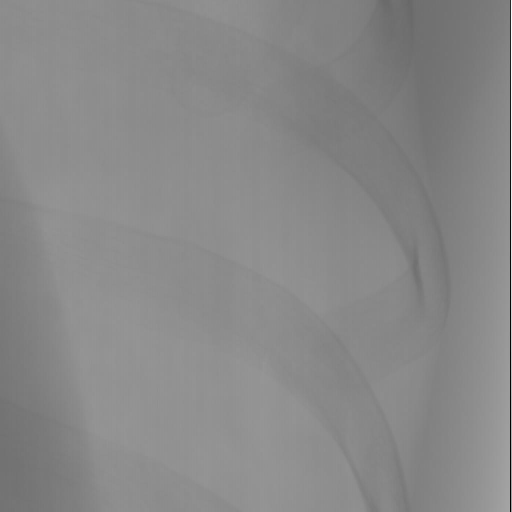
#> input picture output_images/c12_xcr_grayscaled.jpg, 1024 x 1024 px, given in place of stones.jpg, which was not available (shown at 1/2 size)
$ python main.py   (older library calls are emulated)
#> lines starting #> are read from the running program, lines starting #| are printed output that depends on the picture; after the words box and inside, x2 and y2 are one past the last pixel; in counts of white or black regions, pixels touching at a corner belong together; pictures that were not available may be replaced by others from this repository, and a replacement may not be noted
### MyImage.py
import numpy as np
from PIL import Image, ImageDraw


class MyImage:
    def __init__(self, dir, fname, data, data_type, ext='.jpg'):
#> called with dir = 'images/stones/', fname = 'stones', ext = '.jpg'
        self.dir = dir
#> self.dir = 'images/stones/'
        self.new_dir = dir
        self.fname = fname
        self.new_fname = fname
        self.ext = ext
        self.file_number = 0
        self.data_type = data_type
        self.original_image = np.array(data, copy=True)
#> self.original_image is the input picture: shape (1024, 1024); min 0, max 255, mean 136.1
        # self.original_image = np.array(data)
        self.new_image = np.array(data, copy=True)
        self.width = self.new_image.shape[1]
#> self.width = 1024
        self.height = self.new_image.shape[0]
#> self.height = 1024

    @classmethod
    def load_image(cls, dir, fname, data_type, ext='.jpg'):
        return cls(dir, fname, np.array(Image.open(dir + fname + ext).convert('L')), data_type, ext)

    # [5 lines left out: function load_binary, not called in this run]

    def save_image(self, data_type=np.uint8):
        Image.fromarray(self.new_image.astype(data_type)).save(self.new_dir + self.new_fname + self.ext)
        print('File ' + self.new_dir + self.new_fname + self.ext + ' saved')

    def update_image(self, modified, postfix):
        self.new_image = np.array(modified, copy=True)
        self.file_number += 1
        self.new_fname = self.fname + '-' + str(self.file_number) + postfix

    def reset_image(self):
        self.new_image = np.array(self.original_image, copy=True)
        self.new_fname = self.fname

    def copy_image(self):
        return MyImage(self.dir, self.fname, np.array(self.new_image, copy=True), self.data_type, self.ext)

    def show_image(self):
        Image.fromarray(self.original_image).show()

    def rotate90_ccw(self):
        self.update_image(np.rot90(self.new_image), '-rot-ccw')

    def colors(self) -> int:
        return np.iinfo(self.data_type).max + 1

    def treshold(self, treshold):
        """
        Всё, что меньше значения, становится равным 0 \n
        :param treshold: порог
        """
        for i in range(self.height):
            for j in range(self.width):
                if self.new_image[i, j] < treshold:
                    self.new_image[i, j] = 0
                else:
                    self.new_image[i, j] = 255

    # [33 lines left out: functions treshold_inrange, add_mask, not called in this run]

    def negative(self):
        self.new_image = 255 - self.new_image

### func.py
import math
import random
import struct

import cv2
import matplotlib.pyplot
from PIL import Image, ImageDraw
import numpy as np

from MyFourier import *
from MyImage import *
import filters

import numba


# Устарело
# [422 lines left out: functions read_image_gray, dat_image_binary_read, read_xcr, save, grayscale, normalization and 19 more, not called in this run]


def one_d_four(data, dt) -> MyFourier:
    return MyFourier(np.fft.fft(data), dt)


def four_amplitude(data: np.ndarray, dt) -> MyFourier:
    return one_d_four(data, dt).amplitude()


# [165 lines left out: functions moire_detector, moire_fixer, salt_and_pepper, salt_and_pepper_for_line, random_noise, random_noise_for_line and 3 more, not called in this run]


def two_d_four_vstroen(data, dt) -> MyFourier:
    return MyFourier(np.fft.fft2(data), 0, 0, 0, dt)


# @numba.jit(nopython=True)
# [334 lines left out: functions fourier_ampl, fourier_complex, fourier_two_dimension, fourier_two_dimension_ampl, four_inv_two_dimensional, four_inverse_one_dimensional and 7 more, not called in this run]


# So-so
def otsu_threshold(image: MyImage, size) -> int:
    min = image.new_image.min()
    max = image.new_image.max()
    width, height = len(image.new_image[0]), len(image.new_image)

    hist_size = round(max - min + 1)
    hist = [0 for i in range(hist_size)]

    for col in range(width):
        for row in range(height):
            index = int(image.new_image[row, col] - min)
            hist[index] += 1

    m = 0  # сумма высот всех бинов, домноженных на положение их середины
    n = 0  # сумма высот всех бинов

    for i in range(0, int(max-min+1)):
        m += i * hist[i]
        n += hist[i]

    max_sigma = -1.0
    threshold = 0
    alpha1 = 0
    beta1 = 0

    for i in range(int(max - min)):
        alpha1 += i * hist[i]
        beta1 += hist[i]

        w1 = float(float(beta1) / n)
        a = float(float(alpha1 / beta1) - float((m-alpha1) / (n - beta1)))

        sigma = float(w1 * (1 - w1) * a * a)

        if sigma > max_sigma:
            max_sigma = sigma
            threshold = i

    threshold += min
    return threshold


def otsu(image: MyImage) -> int:
    n = image.height * image.width
#> n = 1048576
    mean_weight = 1.0 / n
#> mean_weight = 9.54e-07
    hist, bins = np.histogram(image.new_image, np.arange(0, 257))
#> hist = 256 values, max 76717 at index 141, min 0 at index 18, mean 4096; bins = 257 values from 0 to 256
    final_thresh = -1
    final_value = -1
    int_arr = np.arange(256)
    for t in bins[1:-1]:
        pcb = np.sum(hist[:t])
        pcf = np.sum(hist[t:])
        Wb = pcb * mean_weight
        Wf = pcf * mean_weight

        mub = np.sum(int_arr[:t] * hist[:t]) / float(pcb)
        muf = np.sum(int_arr[t:] * hist[t:]) / float(pcf)

        value = Wb * Wf * (mub - muf) ** 2

        if value > final_value:
            final_thresh = t
            final_value = value
#> this loop made 255 passes
#> (pcb, pcf, Wb, Wf, mub, muf, value, final_value) on passes 1 to 11: (392, 1048184, 0.000374, 1, 0, 136.1, 6.92, 6.92), (600, 1047976, 0.000572, 0.999, 0.347, 136.1, 10.55, 10.55), (784, 1047792, 0.000748, 0.999, 0.735, 136.2, 13.7, 13.7), (952, 1047624, 0.000908, 0.999, 1.13, 136.2, 16.55, 16.55), (1080, 1047496, 0.00103, 0.999, 1.47, 136.2, 18.68, 18.68), (1136, 1047440, 0.00108, 0.999, 1.65, 136.2, 19.6, 19.6), (1184, 1047392, 0.00113, 0.999, 1.82, 136.2, 20.37, 20.37), (1240, 1047336, 0.00118, 0.999, 2.06, 136.2, 21.26, 21.26), (1280, 1047296, 0.00122, 0.999, 2.24, 136.2, 21.89, 21.89), (1336, 1047240, 0.00127, 0.999, 2.53, 136.2, 22.75, 22.75), (1368, 1047208, 0.0013, 0.999, 2.7, 136.2, 23.24, 23.24)
#> (pcb, pcf, Wb, Wf, mub, muf, value) on passes 19, 20, 24, 25, 29, 30: (1528, 1047048, 0.00146, 0.999, 3.93, 136.3, 25.48), (1528, 1047048, 0.00146, 0.999, 3.93, 136.3, 25.48), (1616, 1046960, 0.00154, 0.998, 4.82, 136.3, 26.59), (1616, 1046960, 0.00154, 0.998, 4.82, 136.3, 26.59), (1672, 1046904, 0.00159, 0.998, 5.53, 136.3, 27.22), (1672, 1046904, 0.00159, 0.998, 5.53, 136.3, 27.22)

    return final_thresh


# [12 lines left out: function bwareaopen, not called in this run]


def sub(image1, image2):
    output = np.zeros((image1.shape[0], image1.shape[1]), dtype=np.uint8)
    for i in range(image1.shape[0]):
        for j in range(image1.shape[1]):
            diff = image1[i, j] - image2[i, j]
            # output[i, j] = np.abs(diff)
            if diff <= 0:
                output[i, j] = 0
            else:
                output[i, j] = diff

    return output

### main.py
import imutils
import numpy as np
import cv2 as cv
from scipy import ndimage
from skimage.feature import peak_local_max
from skimage.segmentation import watershed
from func import *
from matplotlib import pyplot as plot
from MyImage import *
from MyFourier import *
# import matlab


# [514 lines left out: functions lab_1, lab_2, lab_4, lab_5, lab_6, lab_7 and 8 more, not called in this run]


def stones():
    print('Size = 7px')
    image = MyImage.load_image('images/stones/', 'stones', np.uint8)
    # plot.hist(image.new_image.flatten(), 256, [0, 256])
    # plot.title('Исходное ' + image.fname)
    # plot.show()
    print(otsu(image))
    print(otsu_threshold(image, (image.height * image.width)))
#| 132
    image.treshold(135)
#> after the loop in treshold, `for i in range(self.height):`:
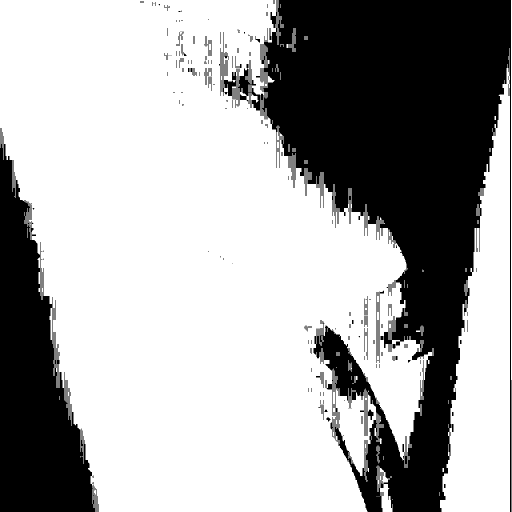
#> self.new_image: shape (1024, 1024) (shown at 1/2 size); 66.1% white; 263 black regions (176 under 20 px), largest, box (x1, y1, x2, y2) and area: (521, 0, 1023, 1024) 270653, (0, 256, 191, 1024) 77601, (473, 120, 520, 221) 1820
    image.update_image(image.new_image, '-thed')
    m = image.new_image
    image.save_image()

    laplas = cv2.Laplacian(image.new_image, 5)
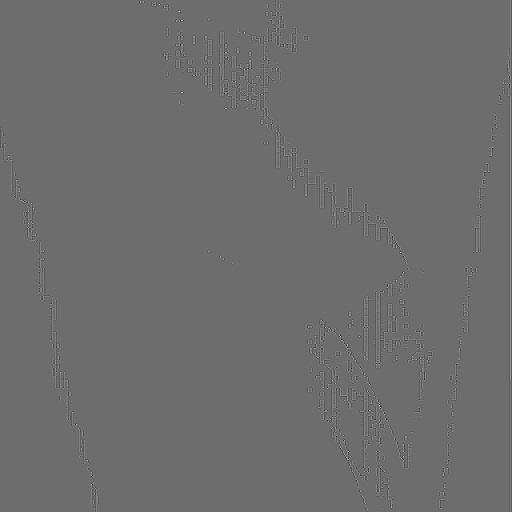
#> laplas: shape (1024, 1024) float32 (shown at 1/2 size); min -765, max 1020, mean -0.1; drawn with min black and max white
    # [6 lines of commented-out code are left out]

    kernel1 = np.ones((6, 6), dtype="uint8")
    kernel2 = np.ones((7, 7), dtype="uint8")
    kernel3 = np.ones((4, 4), dtype="uint8")
    pix_eros1 = cv2.erode(m, kernel1, iterations=1)
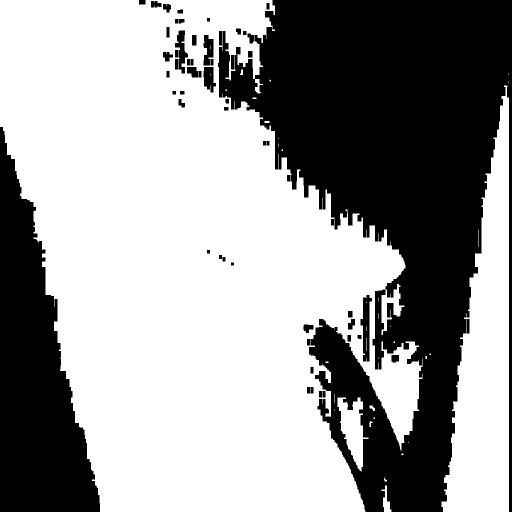
#> pix_eros1: shape (1024, 1024) (shown at 1/2 size); 61.2% white; 58 black regions, largest, box (x1, y1, x2, y2) and area: (436, 0, 1024, 1024) 312510, (0, 254, 200, 1024) 84046, (721, 590, 744, 723) 1734
    image.update_image(pix_eros1, '-erosed-' + str(kernel1.shape[0]))
    image.save_image()
    pix_eros2 = cv2.erode(m, kernel2, iterations=1)
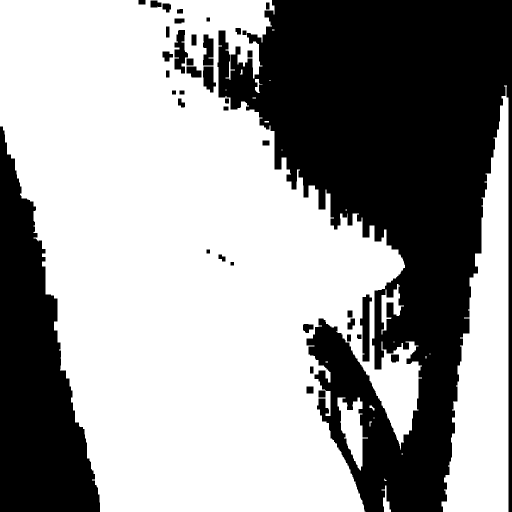
#> pix_eros2: shape (1024, 1024) (shown at 1/2 size); 60.6% white; 39 black regions, largest, box (x1, y1, x2, y2) and area: (435, 0, 1024, 1024) 318559, (0, 253, 200, 1024) 84325, (720, 589, 744, 723) 1943
    pix_eros2 = cv2.dilate(pix_eros2, kernel3, iterations=1)
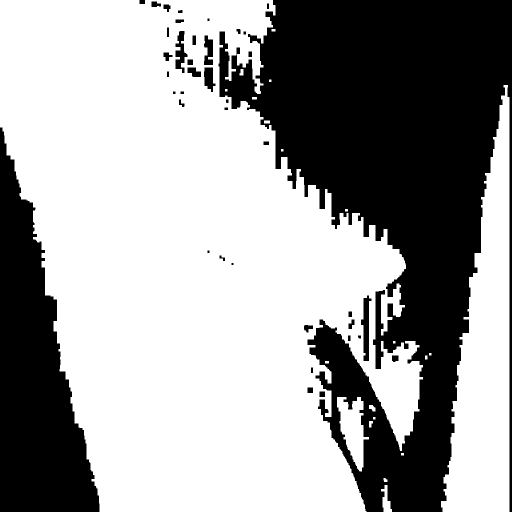
#> pix_eros2: shape (1024, 1024) (shown at 1/2 size); 62.2% white; 40 black regions (1 under 20 px), largest, box (x1, y1, x2, y2) and area: (437, 0, 1024, 1024) 306079, (0, 255, 199, 1024) 82976, (722, 591, 743, 722) 1466

    image.update_image(pix_eros2, '-erosed-' + str(kernel2.shape[0]))
    image.save_image()

    erosion_result = sub(pix_eros1, pix_eros2)
#> after the loop in sub, `for i in range(image1.shape[0]):`:
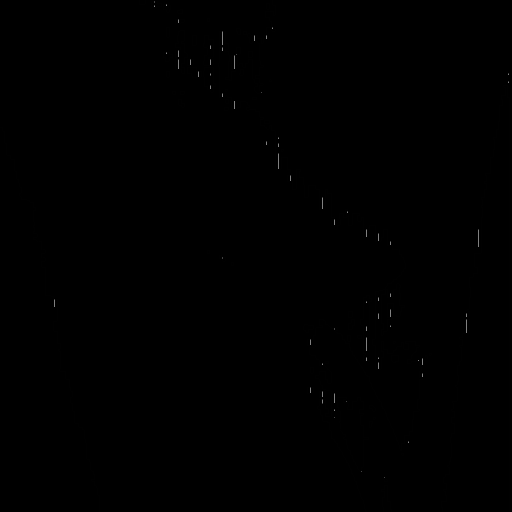
#> output: shape (1024, 1024) (shown at 1/2 size); min 0, max 255, mean 0.2
    # erosion_result = np.subtract(pix_eros1, pix_eros2)

    image.update_image(erosion_result, '-erosed')
    image.save_image()

    # for row in range(2, image.height - 2):
    #     for col in range(2, image.width - 2):
    #         if image.new_image[row, col] == 255:
    #             if image.new_image[row, col - 1] == 0 and \
    #                     image.new_image[row, col + 1] == 0 and \
    #                     image.new_image[row, col - 2] == 0 and \
    #                     image.new_image[row, col + 2] == 0 and \
    #                     image.new_image[row - 1, col] == 0 and \
    #                     image.new_image[row - 1, col - 1] == 0 and \
    #                     image.new_image[row - 1, col + 1] == 0 and \
    #                     image.new_image[row - 1, col + 2] == 0 and \
    #                     image.new_image[row - 1, col - 2] == 0 and \
    #                     image.new_image[row + 1, col] == 0 and \
    #                     image.new_image[row + 1, col - 1] == 0 and \
    #                     image.new_image[row + 1, col + 1] == 0 and \
    #                     image.new_image[row + 1, col + 2] == 0 and \
    #                     image.new_image[row + 1, col - 2] == 0 and \
    #                     image.new_image[row + 2, col] == 0 and \
    #                     image.new_image[row + 2, col + 1] == 0 and \
    #                     image.new_image[row + 2, col - 1] == 0 and \
    #                     image.new_image[row + 2, col + 2] == 0 and \
    #                     image.new_image[row + 2, col - 2] == 0 and \
    #                     image.new_image[row - 2, col] == 0 and \
    #                     image.new_image[row - 2, col - 1] == 0 and \
    #                     image.new_image[row - 2, col + 1] == 0 and \
    #                     image.new_image[row - 2, col - 2] == 0 and \
    #                     image.new_image[row - 2, col + 2] == 0:
    #                 image.new_image[row, col] = 123
    count = 0
    circles = np.ones(shape=(len(image.new_image), len(image.new_image[0]), 3), dtype=np.uint8)
#> circles: shape (1024, 1024, 3); every value is 1

    for row in range(1, image.height, 1):
        for col in range(1, image.width, 1):
            if image.new_image[row, col] == 0:
                continue
            is_stone = image.new_image[row-1, col-1]
            is_stone += image.new_image[row-1, col]
            is_stone += image.new_image[row-1, col+1]

            is_stone += image.new_image[row, col-1]
            is_stone += image.new_image[row, col+1]

            is_stone += image.new_image[row+1, col-1]
            is_stone += image.new_image[row+1, col]
            is_stone += image.new_image[row+1, col+1]

            if is_stone == 0:
                count += 1
                cv2.circle(circles, (col, row), 6, (0, 0, 255), 2)
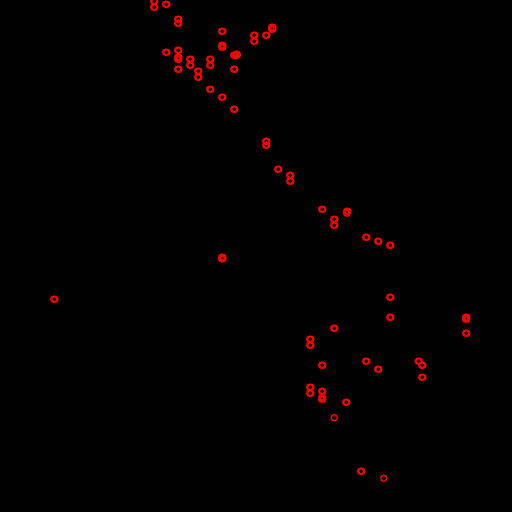
#> circles: shape (1024, 1024, 3) (shown at 1/2 size); mean of channels 0, 1, 2 1, 1, 3.4; drawn as B, G, R

    print('TEST', count)
    count = 0

    image.original_image = np.abs(image.original_image - 50)
    image.update_image(np.abs(image.new_image), '-final')

    a = cv2.imread('images/stones/stones.jpg')
    b = cv2.addWeighted(a, 0.7, circles, 1, 0.0)

    cv2.imwrite('images/stones/rgb-final-' + str(count) + '.jpg', b)

    image.save_image()


# [81 lines left out: function stones_2, not called in this run]


SIZE = 7


# [109 lines left out: functions test, test2, not called in this run]


if __name__ == '__main__':
    # lab_1()  # ЛР №3 внутри
    # lab_2()  # ЛР №3 внутри
    # lab_4()

    # ---------- Лабораторная 5 ----------
    # images = [
    #     MyImage.load_image('images/', 'photo1', np.uint8),
    #     MyImage.load_image('images/', 'photo2', np.uint8),
    #     MyImage.load_image('images/', 'photo3', np.uint8),
    #     MyImage.load_image('images/', 'photo4', np.uint8),
    #     MyImage.load_image('images/', 'HollywoodLC', np.uint8),
    #     MyImage.load_image('images/', 'grace', np.uint8)
    # ]
    #
    # xcrs = [
    #     MyImage.load_binary('images/', 'u0', '>H', 2048, 2500, 5120),
    #     MyImage.load_binary('images/', 'c12-85v', '>H', 1024, 1024, 5120)
    # ]
    #
    # for image in images:
    #     lab_5(image)
    #
    # for image in xcrs:
    #     image.rotate90_ccw()
    #     negative(image)
    #
    #     lab_5(image)
    # ------------------------------------

    # lab_6()
    # lab_7()
    # lab_8()
    # lab_9()
    # lab_9_beautify()
    # lab_10_template()

    # ---------- Лабораторная 11 ----------
    # images = [
    #     MyImage.load_image('images/lab11/', 'model', np.uint8),
    #     MyImage.load_image('images/lab11/', 'model-noize', np.uint8),
    #     MyImage.load_image('images/lab11/', 'model-noize-linearFiltered', np.uint8),
    #     MyImage.load_image('images/lab11/', 'model-noize-medianFiltered', np.uint8)
    # ]
    # for imagimage_sd.modified_imagee in images:
    #     lab_11_gradient(image)
    #     lab_11_gradient(image, 'vh')
    #     lab_11_gradient(image, 'd')
    #     lab_11_laplasian(image)
    # -------------------------------------

    # ---------- Лабораторная 12 ----------
    # images = [
    #     MyImage.load_image('images/lab12/', 'model', np.uint8),
    #     MyImage.load_image('images/lab12/', 'model-noize', np.uint8),
    #     MyImage.load_image('images/lab12/', 'model-noize-linearFiltered', np.uint8),
    #     MyImage.load_image('images/lab12/', 'model-noize-medianFiltered', np.uint8),
    #     MyImage.load_image('images/lab12/', 'rock', np.uint8)
    # ]
    # for image in images:
    #     lab_12(image)
    # -------------------------------------

    # lab_12()
    # ---------- Творческое задание №1 ----------
    # images = [
    #          dat_image_binary_read('images/mrt/brain-h/', 'brain-H_x512', '.bin', 512, 512, format='h'),
    #          dat_image_binary_read('images/mrt/brain-v/', 'brain-V_x256', '.bin', 256, 256, format='h'),
    #          dat_image_binary_read('images/mrt/spine-h/', 'spine-H_x256', '.bin', 256, 256, format='h'),
    #          dat_image_binary_read('images/mrt/spine-v/', 'spine-V_x512', '.bin', 512, 512, format='h')
    #
    #     ]
    # for image in images:
    #     lab_mrt(image)
    # -------------------------------------------
#> (the run stopped early here; a loop or call above may not have finished)
